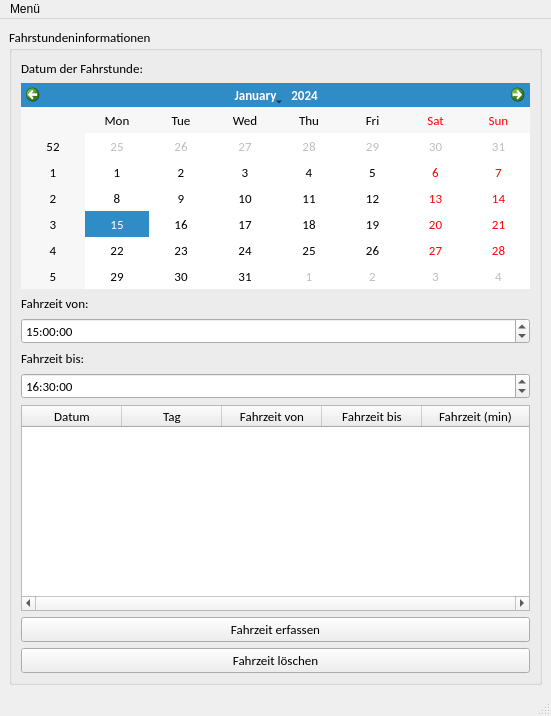
<?xml version="1.0" encoding="UTF-8"?>
<ui version="4.0">
 <class>FahrzeitenWindow</class>
 <widget class="QMainWindow" name="FahrzeitenWindow">
  <property name="geometry">
   <rect>
    <x>0</x>
    <y>0</y>
    <width>551</width>
    <height>716</height>
   </rect>
  </property>
  <property name="windowTitle">
   <string>MainWindow</string>
  </property>
  <widget class="QWidget" name="centralwidget">
   <layout class="QHBoxLayout" name="horizontalLayout">
    <item>
     <widget class="QGroupBox" name="GB_1">
      <property name="font">
       <font>
        <family>Calibri</family>
        <pointsize>10</pointsize>
       </font>
      </property>
      <property name="title">
       <string>Fahrstundeninformationen</string>
      </property>
      <layout class="QVBoxLayout" name="verticalLayout">
       <item>
        <widget class="QLabel" name="LabelKalender">
         <property name="font">
          <font>
           <family>Calibri</family>
           <pointsize>10</pointsize>
          </font>
         </property>
         <property name="text">
          <string>Datum der Fahrstunde:</string>
         </property>
        </widget>
       </item>
       <item>
        <widget class="QCalendarWidget" name="KalenderFahrzeit">
         <property name="maximumSize">
          <size>
           <width>16777215</width>
           <height>16777215</height>
          </size>
         </property>
        </widget>
       </item>
       <item>
        <widget class="QLabel" name="LabelFahrzeitZeitVon">
         <property name="font">
          <font>
           <family>Calibri</family>
           <pointsize>10</pointsize>
          </font>
         </property>
         <property name="text">
          <string>Fahrzeit von:</string>
         </property>
        </widget>
       </item>
       <item>
        <widget class="QTimeEdit" name="TimeEditVon">
         <property name="font">
          <font>
           <family>Calibri</family>
           <pointsize>10</pointsize>
          </font>
         </property>
         <property name="time">
          <time>
           <hour>15</hour>
           <minute>0</minute>
           <second>0</second>
          </time>
         </property>
        </widget>
       </item>
       <item>
        <widget class="QLabel" name="LabelFahrzeitZeitBis">
         <property name="font">
          <font>
           <family>Calibri</family>
           <pointsize>10</pointsize>
          </font>
         </property>
         <property name="text">
          <string>Fahrzeit bis:</string>
         </property>
        </widget>
       </item>
       <item>
        <widget class="QTimeEdit" name="TimeEditBis">
         <property name="font">
          <font>
           <family>Calibri</family>
           <pointsize>10</pointsize>
          </font>
         </property>
         <property name="time">
          <time>
           <hour>16</hour>
           <minute>30</minute>
           <second>0</second>
          </time>
         </property>
        </widget>
       </item>
       <item>
        <widget class="QTableWidget" name="TableFahrzeit">
         <property name="font">
          <font>
           <family>Calibri</family>
           <pointsize>10</pointsize>
          </font>
         </property>
         <property name="horizontalScrollBarPolicy">
          <enum>Qt::ScrollBarAlwaysOn</enum>
         </property>
         <property name="sizeAdjustPolicy">
          <enum>QAbstractScrollArea::AdjustToContents</enum>
         </property>
         <property name="editTriggers">
          <set>QAbstractItemView::NoEditTriggers</set>
         </property>
         <attribute name="horizontalHeaderStretchLastSection">
          <bool>true</bool>
         </attribute>
         <column>
          <property name="text">
           <string>Datum</string>
          </property>
         </column>
         <column>
          <property name="text">
           <string>Tag</string>
          </property>
         </column>
         <column>
          <property name="text">
           <string>Fahrzeit von</string>
          </property>
         </column>
         <column>
          <property name="text">
           <string>Fahrzeit bis</string>
          </property>
         </column>
         <column>
          <property name="text">
           <string>Fahrzeit (min)</string>
          </property>
         </column>
        </widget>
       </item>
       <item>
        <widget class="QPushButton" name="PushButtonZeiterfassen">
         <property name="sizePolicy">
          <sizepolicy hsizetype="Minimum" vsizetype="Fixed">
           <horstretch>0</horstretch>
           <verstretch>0</verstretch>
          </sizepolicy>
         </property>
         <property name="font">
          <font>
           <family>Calibri</family>
           <pointsize>10</pointsize>
          </font>
         </property>
         <property name="text">
          <string>Fahrzeit erfassen</string>
         </property>
        </widget>
       </item>
       <item>
        <widget class="QPushButton" name="PushButtonZeitLoeschen">
         <property name="sizePolicy">
          <sizepolicy hsizetype="Preferred" vsizetype="Fixed">
           <horstretch>0</horstretch>
           <verstretch>0</verstretch>
          </sizepolicy>
         </property>
         <property name="font">
          <font>
           <family>Calibri</family>
           <pointsize>10</pointsize>
          </font>
         </property>
         <property name="text">
          <string>Fahrzeit löschen</string>
         </property>
        </widget>
       </item>
      </layout>
     </widget>
    </item>
   </layout>
  </widget>
  <widget class="QMenuBar" name="menubar">
   <property name="geometry">
    <rect>
     <x>0</x>
     <y>0</y>
     <width>551</width>
     <height>21</height>
    </rect>
   </property>
   <widget class="QMenu" name="Menu">
    <property name="title">
     <string>Menü</string>
    </property>
    <addaction name="WindowKundenInformationen"/>
    <addaction name="WindowFahrzeiten"/>
    <addaction name="WindowRechner"/>
   </widget>
   <addaction name="Menu"/>
  </widget>
  <widget class="QStatusBar" name="statusbar"/>
  <action name="WindowKundenInformationen">
   <property name="text">
    <string>Kundeninformationen</string>
   </property>
  </action>
  <action name="WindowFahrzeiten">
   <property name="text">
    <string>Fahrzeiten</string>
   </property>
  </action>
  <action name="WindowRechner">
   <property name="text">
    <string>Rechner</string>
   </property>
  </action>
 </widget>
 <resources/>
 <connections/>
</ui>
